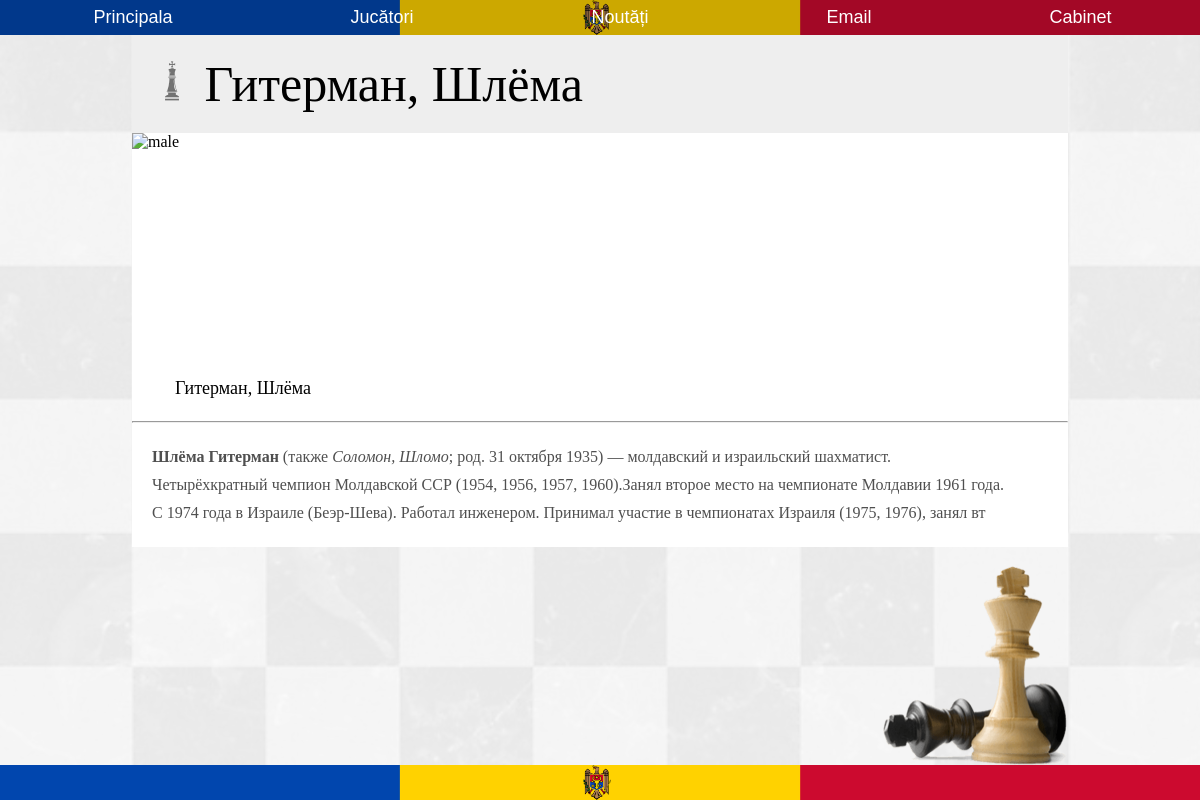
Page /jucator/Гитерман, Шлёма on the committed database.
### myproject/models.py (models this page shows, shortened)
class Sahisti(db.Model):
    __tablename__ = 'sahisti'
    name = db.Column(db.String, unique=True, nullable=False)
    sex = db.Column(db.String)
    dob = db.Column(db.String)
    place_dob = db.Column(db.String)
    title = db.Column(db.String)
    max_rating = db.Column(db.String)
    actual_rating = db.Column(db.String)
    fide_link = db.Column(db.String)
    id = db.Column(db.Integer, primary_key=True)
    have_img = db.Column(db.Boolean)

class ContentSahisti(db.Model):
    __tablename__ = 'content_sah'
    name = db.Column(db.String, unique=True, nullable=False)
    main = db.Column(db.String)
    biography = db.Column(db.String)
    family = db.Column(db.String)
    sport_carrier = db.Column(db.String)
    personal_life = db.Column(db.String)
    id = db.Column(db.Integer, primary_key=True)

### myproject/sahisti/views.py (the view)
@sah.route('/jucator/<name>')
def player(name):
    sahist_content = ContentSahisti.query.filter_by(name=name).first()
    sahist = Sahisti.query.filter_by(name=name).first()
    return render_template('player.html', sahist=sahist, sahist_content=sahist_content)

### myproject/templates/player.html (shortened to what this page needs)
{% extends 'base.html' %}
{% block content %}
<div class="container-jucatori">
  <div class="second-continer-jucatori grey">
    <h1 class="section-title">
      <img class='chess-figure chess-figure-big' src="{{url_for('static', filename='img/icons/rege.png')}}" alt="">
      {{sahist.name}}
    </h1>
    <section>
      <div class="card big-card section-card">
        <div class="frame big-frame">
          {% if sahist.have_img == True %}
          <img src="{{url_for('static', filename='img/sahisti/' + sahist.name + '.jpg' )}}" alt="photo" class="photo">
          {% else %}
          {% if sahist.sex == 'Male' %}
          <img src="{{url_for('static', filename='img/sahisti/king_for_photo.jpg')}}" alt="male" class="photo">
          {% else %}
          <img src="{{url_for('static', filename='img/sahisti/queen_for_photo.jpg')}}" alt="female" class="photo">
          {% endif %}
          {% endif %}
          <a href="#" class="name">{{sahist.name}}</a>
        </div>
      </div>
    </section>
    <section>
      <hr>
      <div class="section-content">
        {{sahist_content.main | safe }}
      </div>
    </section>
  </div>
  <div class="corner-img">
    <img src="{{url_for('static', filename='img/corner-img.png')}}" alt="chess">
  </div>
</div>
{% endblock %}

### myproject/static/main.css (style rules this page uses)
* { padding: 0; margin: 0; box-sizing: border-box; }
img { display: block; }
.board { position: relative; z-index: 1; }
.board:after { content: ""; position: absolute; top: 0; left: 0; width: 100%; min-height: 100vh; height: 100%; opacity: .1; z-index: -1; background: url('img/board.jpg') center center; background-size: cover; }
.container-jucatori { position: relative; min-height: calc(100vh - 70px); width: 78%; margin: 0 auto; padding-bottom: 200px; }
.second-continer-jucatori { display: flex; justify-content: space-between; flex-wrap: wrap; }
h1 { font-family: Tenor Sans; font-size: 40px; font-style: normal; font-weight: 400; padding: 20px; }
.card { background: #fff; overflow: hidden; filter: drop-shadow(5px 5px 3px rgba(0, 0, 0, 0.3)); margin-bottom: 20px; }
.frame { position: relative; width: 18.5vw; height: 24vw; overflow: hidden; }
.frame img { position: absolute; width: 100%; height: 100%; object-fit: cover; }
.name { position: absolute; bottom: 10px; border-radius: 6px; background-color: #fff; width: 90%; margin: 0 5%; padding: 10px 10px 12px; text-decoration: none; color: #000; font-family: Tenor Sans; font-size: 18px; text-align: center; }
.big-card { width: 100%; display: flex; }
.big-frame { overflow: hidden; }
.corner-img { position: absolute; bottom: 0; right: 0; }
.corner-img img { max-height: 200px; }
section { width: 100%; }
.section-title { font-family: Tenor Sans; font-style: normal; font-weight: 400; }
h1.section-title { font-size: 50px; }
.chess-figure { display: inline-block; width: 30px; height: 30px; margin: 3px 0px 0; }
.chess-figure-big { width: 40px; height: 40px; }
.grey { background-color: #EEE; }
.section-card { width: 100%; margin: 0; font-size: 16px; filter: drop-shadow(0px 0px 0px rgba(0, 0, 0, 0)); }
.section-content { background-color: #fff; color: #4F4F4F; font-family: Tenor Sans; font-size: 16px; font-style: normal; font-weight: 400; line-height: 28px; letter-spacing: 0em; text-align: left; padding: 20px; }
hr { color: #000; }

### rows in the picture
Sahisti: name "Гитерман, Шлёма"
ContentSahisti: main "Шлёма Гитерман (также Соломон, Шломо ; род. 31 октября 1935) — молдавский и израильский шахматист. Четырёхкратный чемпион Молдавской ССР (1954, 1956, 1957, 1960).Занял второе место на чемпионате Молдавии 1961 года. С 1974 года в Израиле (Беэр-Шева). Работал инженером. Принимал участие в чемпионатах Израиля (1975, 1976), занял вт"
